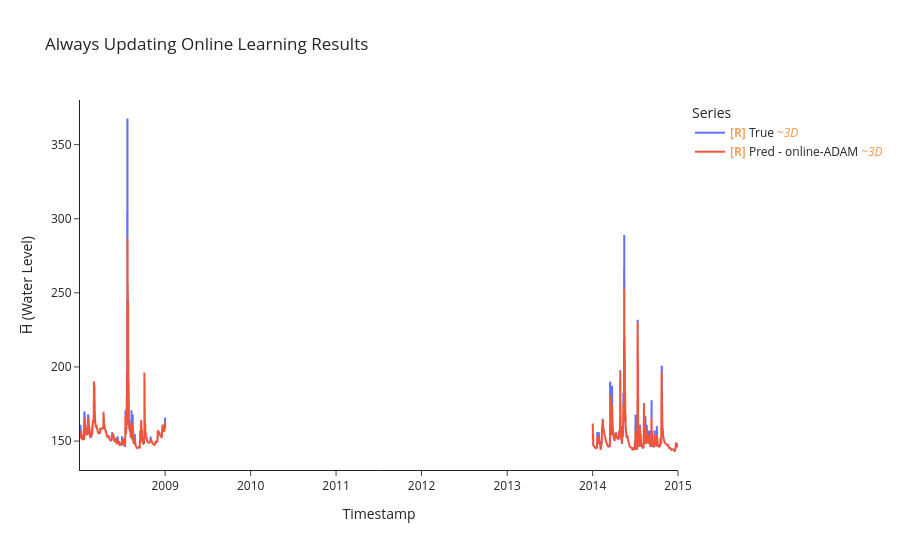

The notebook cell saved with this chart:
### Code cell
# Testing with always updating 
model, optimizer, criterion = build_mlp(LOOKBACK*N_FEATURES, HORIZON)
y_true, y_pred, time_indices, cutom_adam_batch_losses = uf.train_model_online(model, optimizer,criterion,
                                                                              test_ds, test_df,
                                                                              LOOKBACK, HORIZON, BATCH_SIZE)
#training results
uf.calculate_metrics_and_plot({"online-ADAM": (y_true, y_pred, time_indices)}, 
                              plot_title="Always Updating Online Learning Results",
                              export_metrics= True,
                              export_html= True,
                              export_file_name='results/Online Learning always updating Results 2')

### Figure 1 — Plotly figure (JSON) as saved in the notebook; plotly's stock layout.template omitted (floating-point values rounded to 4 significant figures; data arrays with more than 128 entries replaced by an {"elided": "..."} marker saying what was removed)
{"data": [{"hovertemplate": "Legend=True<br>Timestamp=%{x}<br>H̅ (Water Level)=%{y}<extra></extra>", "legendgroup": "True", "line": {"color": "#636efa", "dash": "solid"}, "marker": {"symbol": "circle"}, "mode": "lines", "name": "<b style=\"color:sandybrown\">[R]</b> True <i style=\"color:#fc9944\">~3D</i>", "showlegend": true, "type": "scattergl", "uid": "8d90a945-faf2-4f28-b169-7c1bf389a3bd", "x": {"elided": "1001 str values"}, "xaxis": "x", "y": {"elided": "1001 float values"}, "yaxis": "y"}, {"hovertemplate": "Legend=Pred - online-ADAM<br>Timestamp=%{x}<br>H̅ (Water Level)=%{y}<extra></extra>", "legendgroup": "Pred - online-ADAM", "line": {"color": "#EF553B", "dash": "solid"}, "marker": {"symbol": "circle"}, "mode": "lines", "name": "<b style=\"color:sandybrown\">[R]</b> Pred - online-ADAM <i style=\"color:#fc9944\">~3D</i>", "showlegend": true, "type": "scattergl", "uid": "db9b7b2d-24a1-4700-b30f-30b7eb4e1a55", "x": {"elided": "1001 str values"}, "xaxis": "x", "y": {"elided": "1001 float values"}, "yaxis": "y"}], "layout": {"height": 550, "legend": {"title": {"text": "Series"}, "tracegroupgap": 0}, "title": {"text": "Always Updating Online Learning Results"}, "xaxis": {"anchor": "y", "domain": [0, 1], "title": {"text": "Timestamp"}}, "yaxis": {"anchor": "x", "domain": [0, 1], "title": {"text": "H̅ (Water Level)"}}}}
